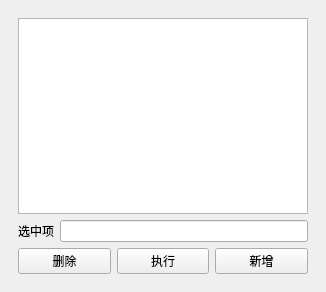
<?xml version="1.0" encoding="UTF-8"?>
<ui version="4.0">
 <class>MainWindow</class>
 <widget class="QMainWindow" name="MainWindow">
  <property name="geometry">
   <rect>
    <x>0</x>
    <y>0</y>
    <width>326</width>
    <height>292</height>
   </rect>
  </property>
  <property name="windowTitle">
   <string>MainWindow</string>
  </property>
  <widget class="QWidget" name="centralwidget">
   <layout class="QGridLayout" name="gridLayout">
    <item row="0" column="1">
     <widget class="QStackedWidget" name="stackedWidget">
      <property name="currentIndex">
       <number>0</number>
      </property>
      <widget class="QWidget" name="page">
       <layout class="QGridLayout" name="gridLayout_3">
        <item row="0" column="0">
         <layout class="QVBoxLayout" name="verticalLayout_2">
          <item>
           <widget class="QTableView" name="tableView"/>
          </item>
          <item>
           <layout class="QHBoxLayout" name="horizontalLayout_5">
            <item>
             <widget class="QLabel" name="label">
              <property name="text">
               <string>选中项</string>
              </property>
             </widget>
            </item>
            <item>
             <widget class="QLineEdit" name="lineEdit"/>
            </item>
           </layout>
          </item>
          <item>
           <layout class="QHBoxLayout" name="horizontalLayout_4">
            <item>
             <widget class="QPushButton" name="pushButton">
              <property name="text">
               <string>删除</string>
              </property>
             </widget>
            </item>
            <item>
             <widget class="QPushButton" name="pushButton_2">
              <property name="text">
               <string>执行</string>
              </property>
             </widget>
            </item>
            <item>
             <widget class="QPushButton" name="pushButton_3">
              <property name="text">
               <string>新增</string>
              </property>
             </widget>
            </item>
           </layout>
          </item>
         </layout>
        </item>
       </layout>
      </widget>
      <widget class="QWidget" name="page_2">
       <layout class="QGridLayout" name="gridLayout_2">
        <item row="0" column="0">
         <layout class="QVBoxLayout" name="verticalLayout">
          <item>
           <layout class="QHBoxLayout" name="horizontalLayout">
            <item>
             <widget class="QLabel" name="label_2">
              <property name="text">
               <string>记录名</string>
              </property>
             </widget>
            </item>
            <item>
             <widget class="QLineEdit" name="lineEdit_2"/>
            </item>
           </layout>
          </item>
          <item>
           <layout class="QHBoxLayout" name="horizontalLayout_2">
            <item>
             <widget class="QLabel" name="label_3">
              <property name="text">
               <string>备注</string>
              </property>
             </widget>
            </item>
            <item>
             <widget class="QTextEdit" name="textEdit"/>
            </item>
           </layout>
          </item>
          <item>
           <layout class="QHBoxLayout" name="horizontalLayout_3">
            <item>
             <widget class="QPushButton" name="pushButton_4">
              <property name="text">
               <string>开始</string>
              </property>
             </widget>
            </item>
            <item>
             <widget class="QPushButton" name="pushButton_5">
              <property name="text">
               <string>返回</string>
              </property>
             </widget>
            </item>
           </layout>
          </item>
         </layout>
        </item>
       </layout>
      </widget>
     </widget>
    </item>
   </layout>
  </widget>
 </widget>
 <resources/>
 <connections/>
</ui>
